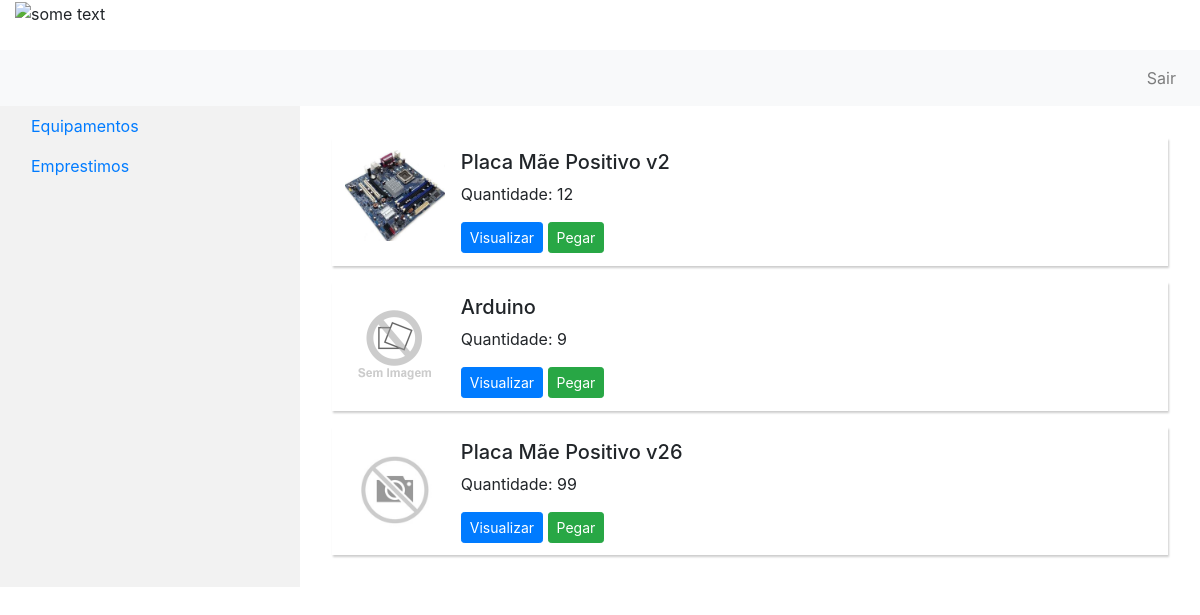
Before: /equipamentos with the older database file.
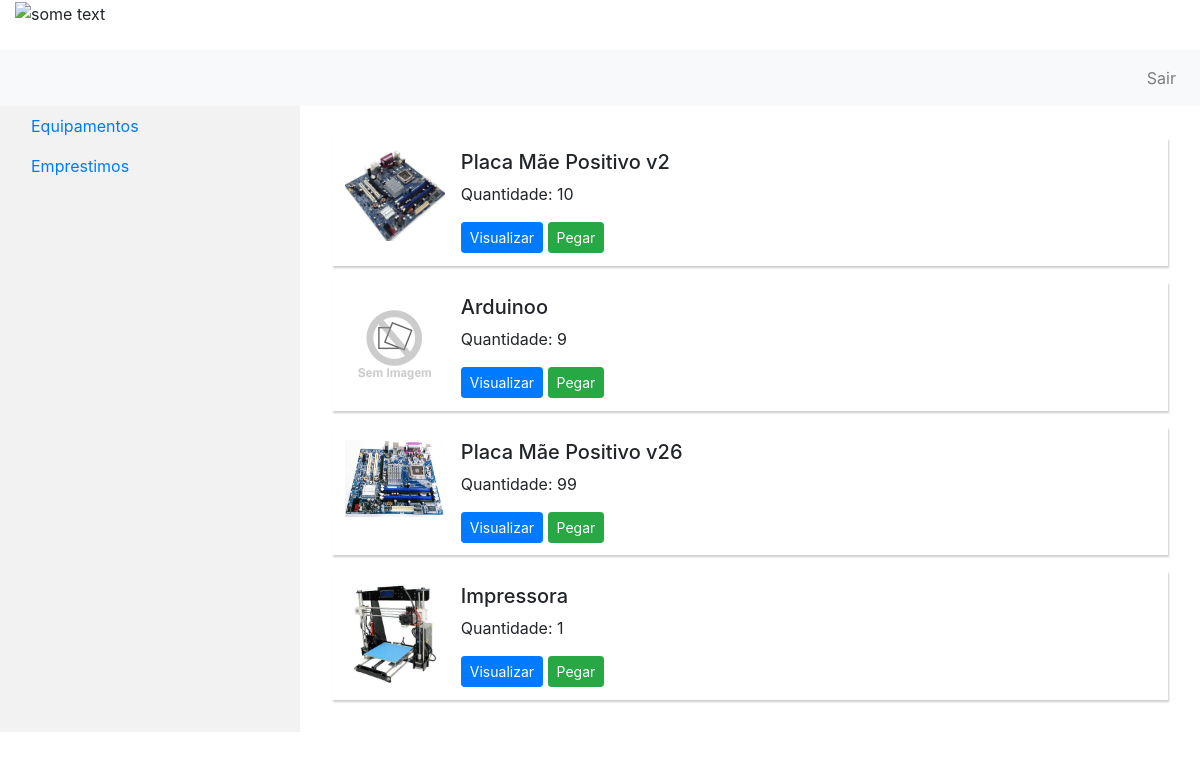
After: the same page with the newer database file.
### controle/models.py (models this page shows)
class Item(models.Model):
    nome = models.CharField(max_length=50)
    quantidade = models.IntegerField()
    tipo = models.ForeignKey(TipoEquipamento, on_delete=models.CASCADE)
    imagem = models.FileField(upload_to='documents/%Y/%m/%d', default='documents/1111/sem_foto.jpg')

### controle/views.py (the view)
# urls.py: path('equipamentos', views.exibir_equipamentos, name='equipamentos'),
def exibir_equipamentos(request):
    return render(request, 'equipamentos/listar.html',
                  {'itens': Item.objects.all(), 'user_logado': get_usuario_logado(request)})

### controle/views.py (called while the page is built)
def get_usuario_logado(request):
    return request.user

### controle/templates/equipamentos/listar.html
{% extends 'base.html' %}
{% block 'content' %}
  {% if itens %}
  <ul class="list-unstyled">
    {% for item in itens %}
      {% include 'equipamentos/preview.html' with item=item %}
    {% endfor %}
  </ul>
  {% else %}
    <p style="font-size: 30px; font-weight: bold; text-align:center">Nenhum item encontrado <br> :( </p>
  {% endif %}
{% endblock %}

### controle/templates/equipamentos/preview.html (shortened to what this page needs)
<li class="media item-preview">
    <img  src="{{ item.imagem.url }}" alt="{{ item.nome }}" class="mr-3" width="100">
    <div class="media-body">
    <h5 class="nome">{{item.nome}} </h5>
    <p class="price">Quantidade: {{ item.quantidade }}</p>
    <a class="btn btn-sm btn-primary"  href="{% url 'equipamento' item.id %}">Visualizar</a>
    <a class="btn btn-sm btn-success" href=# >Pegar</a>
  </div>
</li>

Changed rows visible on the page:
changed Item "Placa Mãe Positivo v2": quantidade "12" → "10"
changed Item: nome "Arduino" → "Arduinoo"
changed Item "Placa Mãe Positivo v26": imagem: a different picture
added Item: imagem (picture), nome "Impressora", quantidade "1"
